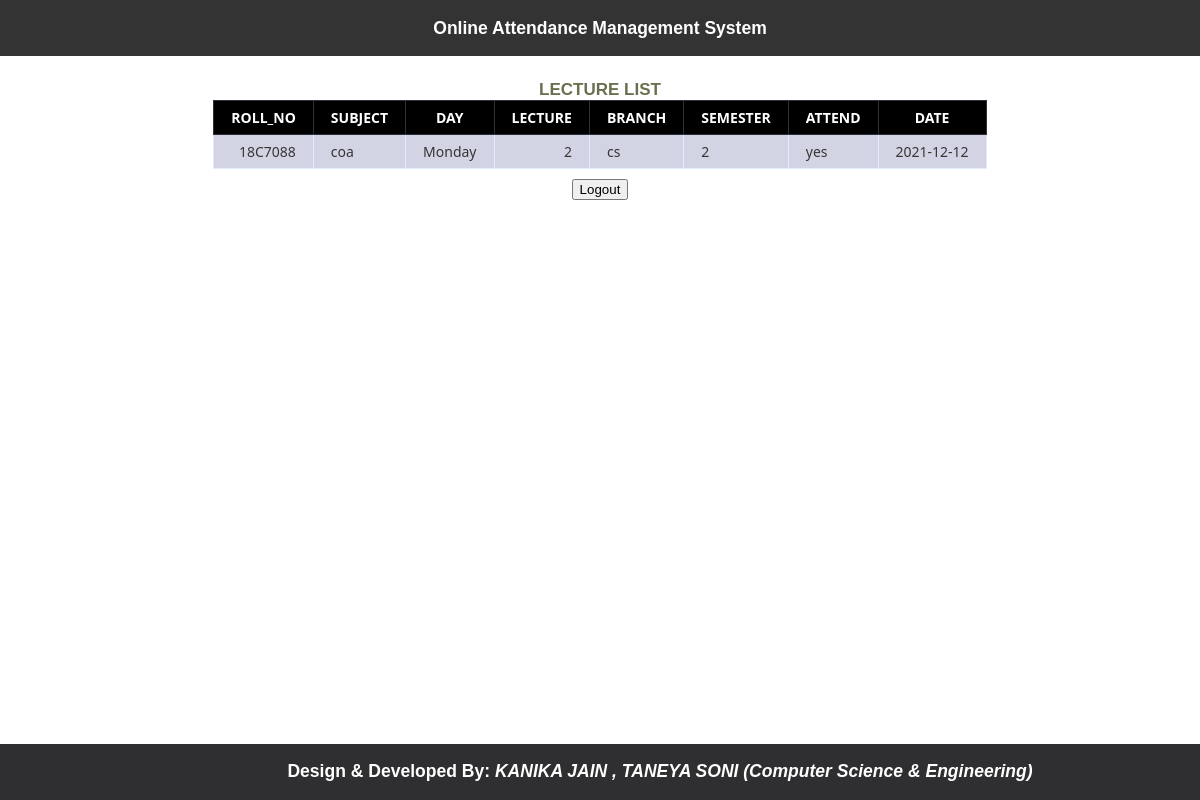
The app's page /lecture_list.php with its own data.
### tables this page shows
CREATE TABLE `lecture_table` (
  `subject` varchar(20) NOT NULL,
  `day` varchar(10) NOT NULL,
  `lecture` int(10) NOT NULL,
  `branch` varchar(20) NOT NULL,
  `semester` int(10) NOT NULL,
  `roll_no` varchar(30) NOT NULL,
  `Attend` varchar(30) NOT NULL,
  `date` date NOT NULL
);

### lecture_list.php (the view, shortened to what this page needs)
<?php include 'header.php';?>
<!DOCTYPE html>
<html>
<?php
$servername = "localhost";
$username = "root";
$password = "";
$dbname = "attendancedb";
$conn = new mysqli($servername, $username, $password, $dbname);
$sql = "SELECT * FROM lecture_table ";
$result = $conn->query($sql);
?>
<head>
</head>
<body>
	<h1>Lecture List</h1>
	<table class="data-table">
		<thead >
			<tr>
			<th>roll_no</th>
				<th>subject</th>
				<th>day</th>
                                <th>lecture</th>
                                <th>branch</th>
                                 <th>Semester</th>
                                 <th>Attend</th>
                                 <th>date</th>
			</tr>
		</thead>
		<tbody>
		<?php
		while ($row = mysqli_fetch_array($result))
		{
			echo '<tr>
					<td>'.$row['roll_no'].'</td>
					<td>'.$row['subject'].'</td>
					<td>'.$row['day'].'</td>
					<td>'.$row['lecture'].'</td>
                    <td>'.$row['branch'].'</td>
                    <td>'.$row['semester'].'</td>
                    <td>'.$row['Attend'].'</td>
                    <td>'.$row['date'].'</td>
				</tr>';
		}
		?>
		</tbody>
	</table>
	 <center> <a href="student_login.php"><button style="margin-bottom:80px;">Logout</button></a></center>
</body>
</html>
<?php include 'footer.php'?>

### header.php (style rules this page uses)
body { padding-top: 60px; padding-bottom: 40px; }

### lecture_list.php (style rules this page uses)
body { font-size: 15px; color: #6b6f4f; font-family: "segoe-ui", "open-sans", tahoma, arial; padding: 0; margin: 0; }
table { margin: auto; font-family: "Lucida Sans Unicode", "Lucida Grande", "Segoe Ui"; font-size: 12px; }
h1 { margin: 25px auto 0; text-align: center; text-transform: uppercase; font-size: 17px; }
.data-table { border-collapse: collapse; font-size: 14px; min-width: 537px; margin-bottom:10px; }
.data-table th, .data-table td { border: 1px solid #e1edff; padding: 7px 17px; }
.data-table thead th { background-color: black; color: #FFFFFF; border-color: #2e303c!important; text-transform: uppercase; }
.data-table tbody td { color: #353535; }
.data-table tbody td:first-child, .data-table tbody td:nth-child(4), .data-table tbody td:last-child { text-align: right; }
.data-table tbody tr:nth-child(odd) td { background-color:#d2d4e4; }
h1 { margin-top:80px; }

### records on screen
lecture_table: roll_no "18C7088", subject "coa", day "Monday", lecture "2", branch "cs", semester "2", Attend "yes", date "2021-12-12"
